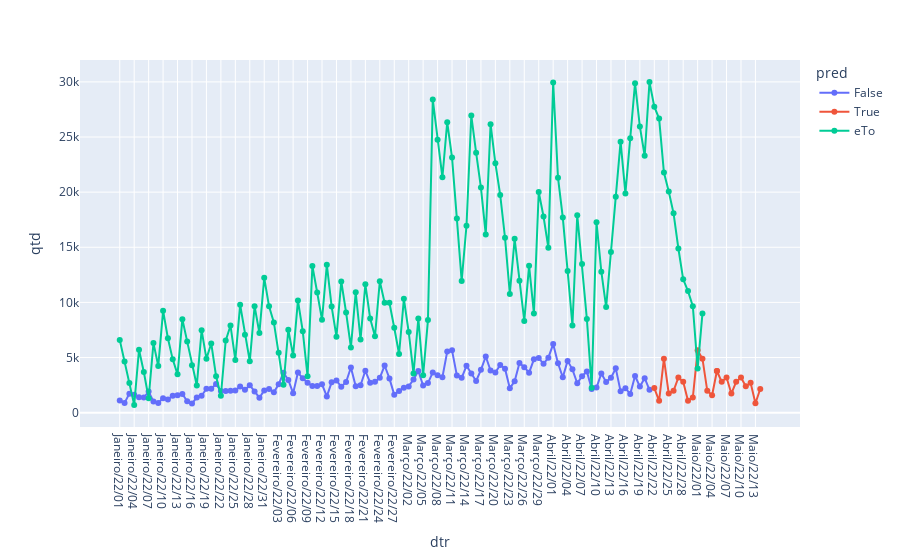

Notebook cell for this chart:
### Code cell
import plotly.express as px 
import pandas as pd 
import numpy as np 

# Get some data
df = pd.read_json("EC.json")

# Plot 
fig = px.line(df, x="dtr", y="qtd", color="pred",markers="True")

# Only thing I figured is - I could do this 
fig.add_scatter(x=df['dtr'], y=df['eTo'] , name="eTo",mode ="lines+markers")# Not what is desired - need a line 

# Show plot 
fig.show()
"Maio/22/01"

### Figure 1 — Plotly figure (JSON) as saved in the notebook; plotly's stock layout.template omitted (floating-point values rounded to 4 significant figures; data arrays with more than 128 entries replaced by an {"elided": "..."} marker saying what was removed)
{"data": [{"hovertemplate": "pred=False<br>dtr=%{x}<br>qtd=%{y}<extra></extra>", "legendgroup": "False", "line": {"color": "#636efa", "dash": "solid"}, "marker": {"symbol": "circle"}, "mode": "markers+lines", "name": "False", "orientation": "v", "showlegend": true, "type": "scatter", "x": ["Janeiro/22/01", "Janeiro/22/02", "Janeiro/22/03", "Janeiro/22/04", "Janeiro/22/05", "Janeiro/22/06", "Janeiro/22/07", "Janeiro/22/08", "Janeiro/22/09", "Janeiro/22/10", "Janeiro/22/11", "Janeiro/22/12", "Janeiro/22/13", "Janeiro/22/14", "Janeiro/22/15", "Janeiro/22/16", "Janeiro/22/17", "Janeiro/22/18", "Janeiro/22/19", "Janeiro/22/20", "Janeiro/22/21", "Janeiro/22/22", "Janeiro/22/23", "Janeiro/22/24", "Janeiro/22/25", "Janeiro/22/26", "Janeiro/22/27", "Janeiro/22/28", "Janeiro/22/29", "Janeiro/22/30", "Janeiro/22/31", "Fevereiro/22/01", "Fevereiro/22/02", "Fevereiro/22/03", "Fevereiro/22/04", "Fevereiro/22/05", "Fevereiro/22/06", "Fevereiro/22/07", "Fevereiro/22/08", "Fevereiro/22/09", "Fevereiro/22/10", "Fevereiro/22/11", "Fevereiro/22/12", "Fevereiro/22/13", "Fevereiro/22/14", "Fevereiro/22/15", "Fevereiro/22/16", "Fevereiro/22/17", "Fevereiro/22/18", "Fevereiro/22/19", "Fevereiro/22/20", "Fevereiro/22/21", "Fevereiro/22/22", "Fevereiro/22/23", "Fevereiro/22/24", "Fevereiro/22/25", "Fevereiro/22/26", "Fevereiro/22/27", "Febereiro/22/28", "Março/22/01", "Março/22/02", "Março/22/03", "Março/22/04", "Março/22/05", "Março/22/06", "Março/22/07", "Março/22/08", "Março/22/09", "Março/22/10", "Março/22/11", "Março/22/12", "Março/22/13", "Março/22/14", "Março/22/15", "Março/22/16", "Março/22/17", "Março/22/18", "Março/22/19", "Março/22/20", "Março/22/21", "Março/22/22", "Março/22/23", "Março/22/24", "Março/22/25", "Março/22/26", "Março/22/27", "Março/22/28", "Março/22/29", "Março/22/30", "Março/22/31", "Abril/22/01", "Abril/22/02", "Abril/22/03", "Abril/22/04", "Abril/22/05", "Abril/22/06", "Abril/22/07", "Abril/22/08", "Abril/22/09", "Abril/22/10", "Abril/22/11", "Abril/22/12", "Abril/22/13", "Abril/22/14", "Abril/22/15", "Abril/22/16", "Abril/22/17", "Abril/22/18", "Abril/22/19", "Abril/22/20", "Abril/22/21"], "xaxis": "x", "y": [1110, 884, 1724, 1631, 1395, 1368, 1908, 1020, 878, 1316, 1197, 1536, 1578, 1691, 1037, 822, 1379, 1535, 2169, 2170, 2590, 1959, 1954, 1982, 2016, 2379, 2069, 2488, 1917, 1357, 2014, 2153, 1840, 2570, 3622, 2972, 1769, 3637, 3117, 2709, 2421, 2424, 2570, 1475, 2747, 2917, 2346, 2780, 4097, 2394, 2485, 3800, 2723, 2811, 3164, 4276, 3104, 1619, 1958, 2260, 2381, 3007, 3774, 2460, 2685, 3652, 3396, 3211, 5539, 5649, 3375, 3163, 4249, 3546, 2871, 3881, 5092, 3813, 3642, 4318, 3987, 2223, 2840, 4506, 4126, 3623, 4835, 4948, 4432, 4990, 6221, 4479, 3210, 4696, 3928, 2663, 3311, 3739, 2145, 2271, 3547, 2784, 3164, 4017, 1930, 2215, 1694, 3327, 2376, 3126, 2075], "yaxis": "y"}, {"hovertemplate": "pred=True<br>dtr=%{x}<br>qtd=%{y}<extra></extra>", "legendgroup": "True", "line": {"color": "#EF553B", "dash": "solid"}, "marker": {"symbol": "circle"}, "mode": "markers+lines", "name": "True", "orientation": "v", "showlegend": true, "type": "scatter", "x": ["Abril/22/22", "Abril/22/23", "Abril/22/24", "Abril/22/25", "Abril/22/26", "Abril/22/27", "Abril/22/28", "Abril/22/29", "Abril/22/30", "Maio/22/01", "Maio/22/02", "Maio/22/03", "Maio/22/04", "Maio/22/05", "Maio/22/05", "Maio/22/06", "Maio/22/07", "Maio/22/08", "Maio/22/09", "Maio/22/10", "Maio/22/11", "Maio/22/12", "Maio/22/13", "Maio/22/14"], "xaxis": "x", "y": [2233.0, 1074.0, 4892.0, 1732.0, 1978.0, 3187, 2792.0, 1074.0, 1373.0, 5649, 4892.0, 1978.0, 1580.0, 3775.0, 3775.0, 2792.0, 3187, 1732.0, 2792.0, 3187, 2390, 2706.0, 853, 2142.0], "yaxis": "y"}, {"mode": "lines+markers", "name": "eTo", "type": "scatter", "x": {"elided": "135 str values"}, "y": {"elided": "135 mixed values"}}], "layout": {"legend": {"title": {"text": "pred"}, "tracegroupgap": 0}, "margin": {"t": 60}, "xaxis": {"anchor": "y", "domain": [0, 1], "title": {"text": "dtr"}}, "yaxis": {"anchor": "x", "domain": [0, 1], "title": {"text": "qtd"}}}}
